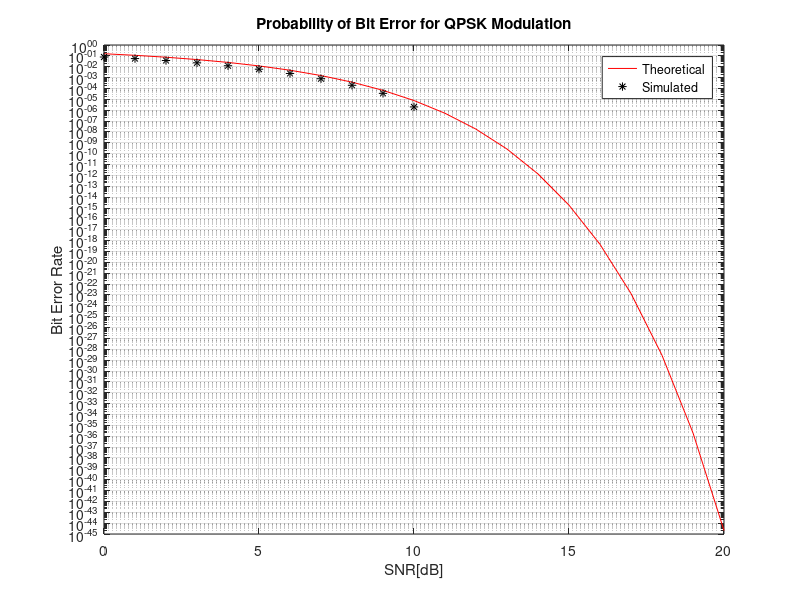

MATLAB code to generate this figure:
% QPSK MODULATION AND BER ESTIMATION IN AWGN CHANNEL

clc; clear all; close all;

N=1e6; % Number of bits transmited
SNRdB= 0:1:20; % SNR for simulation
SNRlin=10.^(SNRdB/10);
BER = zeros(1,length(SNRlin));% simulated BER


b1 = rand(1,N) > 0.5;
b2 = rand(1,N) > 0.5;

% QPSK symbol mapping
I = (2*b1) - 1;
Q = (2*b2) - 1;
S = I + j*Q; 

N0 = 1./SNRlin; % Variance


for k = 1:length(SNRdB)
    
    noise = sqrt(N0(k)/2)*(randn(1,N) + 1j*randn(1,N)); % AWGN noise
    
    sig_Rx = S + noise; % Recived signal
    
    % For BER calculation
    sig_I = real(sig_Rx); % I component
    sig_Q = imag(sig_Rx); % Q component
    
    bld_I = sig_I > 0; % I decision 
    bld_Q = sig_Q > 0; % Q decision
    
    b1_error = (bld_I ~= b1); % Inphase bit error
    b2_error = (bld_Q ~= b2); % Quadrature bit error
    
    Error_bit = sum(b1_error) + sum(b2_error); % Total bit error
    BER(k) = sum(Error_bit)/(2*N); % Simulated BER
    
    
    % For SER calculation
    %error_symbol = or(b1_error, b2_error); % if bit in I or bit in Q either wrong than error
    %SER(k) = sum(error_symbol)/N;
    
end

BER_theo =2 * qfunc(sqrt(2*SNRlin)); % Theoretical BER 


figure(1);
semilogy(SNRdB, BER_theo,'r-')  
hold on
semilogy(SNRdB, BER,'k*')                                 
xlabel('SNR[dB]')                                    
ylabel('Bit Error Rate');                                         
legend('Theoretical', 'Simulated');
title(['Probability of Bit Error for QPSK Modulation']);
grid on;
hold on;